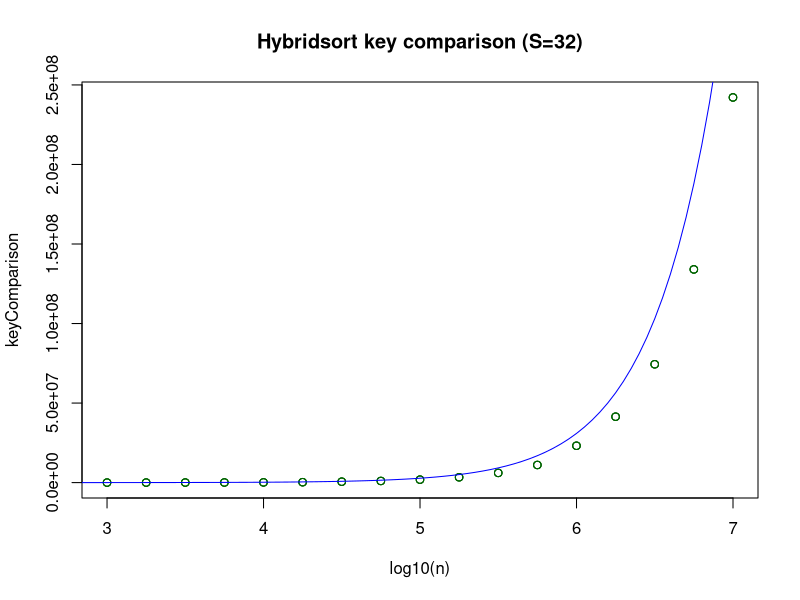
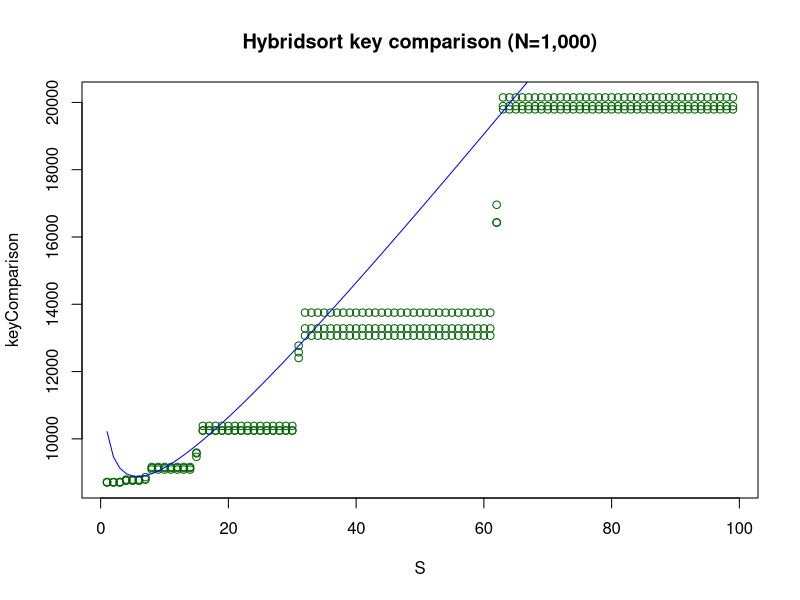
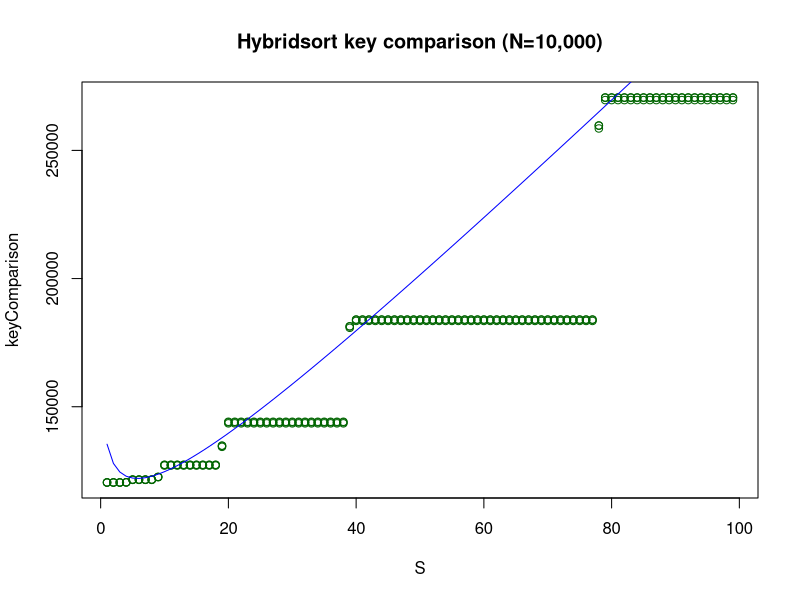
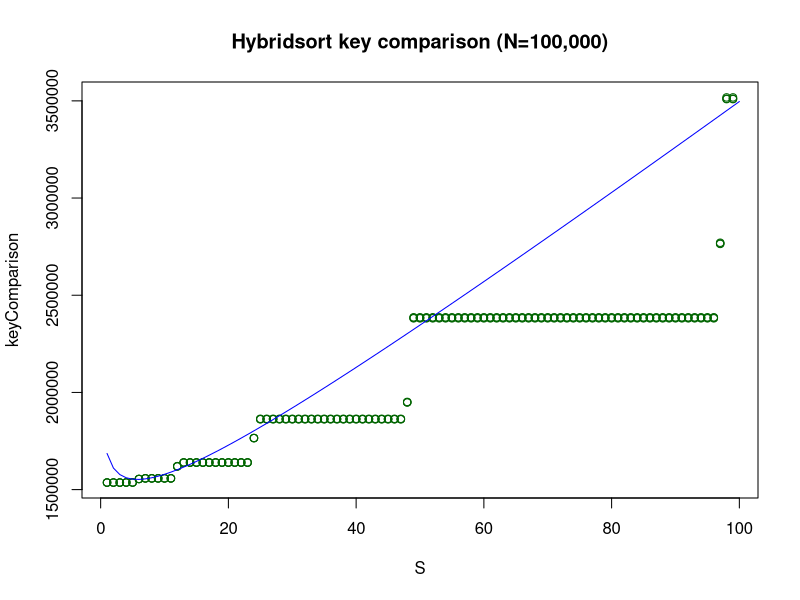
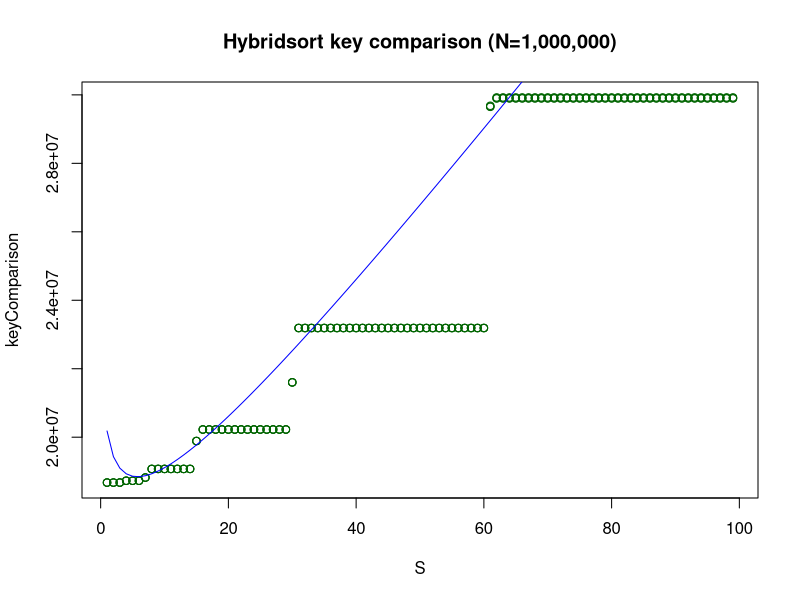
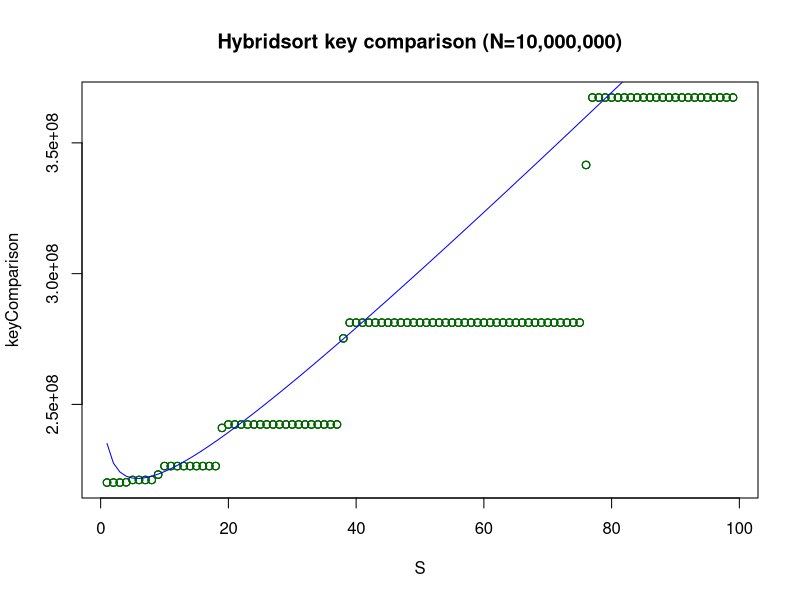

Recreate these plots in R, in order.
#!/usr/bin/env Rscript

# n,s,keyComparison,runtime
nlimit = 10000000

#####################################################################################

# Part (c)i
# For s=32, make n vs keyComparison graph
data = read.csv("./fixedS.csv", header=TRUE)
data$log10n = log(data$n, 10)
log10n = seq(0,7,0.05)
n = 10**log10n
t = n*log(n,2) + 11*n
plot(main=paste("Hybridsort key comparison (S=32)"),
	 x=data$log10n,
	 y=data$keyComparison,
	 xlab="log10(n)",
	 ylab="keyComparison",
	 col="dark green")
lines(log10n, t, col="blue")

#####################################################################################

# Part (c)ii,iii
# For n=1000...10000000, make s vs keyComparison graph
nn = 1000
while(nn <= nlimit){
	data = read.csv("variedS.csv", header=TRUE)
	data = subset(data, n==nn)
	plot(main=paste("Hybridsort key comparison (N=",format(nn, scientific=FALSE, big.mark=','),")",sep=""),
		 x=data$s,
		 y=data$keyComparison,
		 xlab="S",
		 ylab="keyComparison",
		 col="dark green")

	s = seq(1,100)
	t = nn*log(nn/s, 2) + nn*s/4
	lines(s, t, col="blue")

	nn = 10*nn
}

#####################################################################################


# # Part (d)
# For s=1 and s=bestS, make n vs keycomparison and runtime graph
bestS = 6
nn = 10000000
data = read.csv("variedS.csv", header=TRUE)
mergesortData = subset(data, s==1)
hybridsortData = subset(data, s==bestS)

print("Mergesort Data")
print(mergesortData)
print("Hybridsort Data")
print(hybridsortData)

# plot(main=paste("Key comparison"),
# 	 x=hybridsortData$n,
# 	 y=hybridsortData$keyComparison,
# 	 xlab="n",
# 	 ylab="keyComparison")
# points(mergesortData$n, mergesortData$keyComparison, col="blue")

# plot(main=paste("Runtime"),
# 	 x=hybridsortData$n,
# 	 y=hybridsortData$runtime,
# 	 xlab="n",
# 	 ylab="runtime")
# points(mergesortData$n, mergesortData$runtime, col="blue")